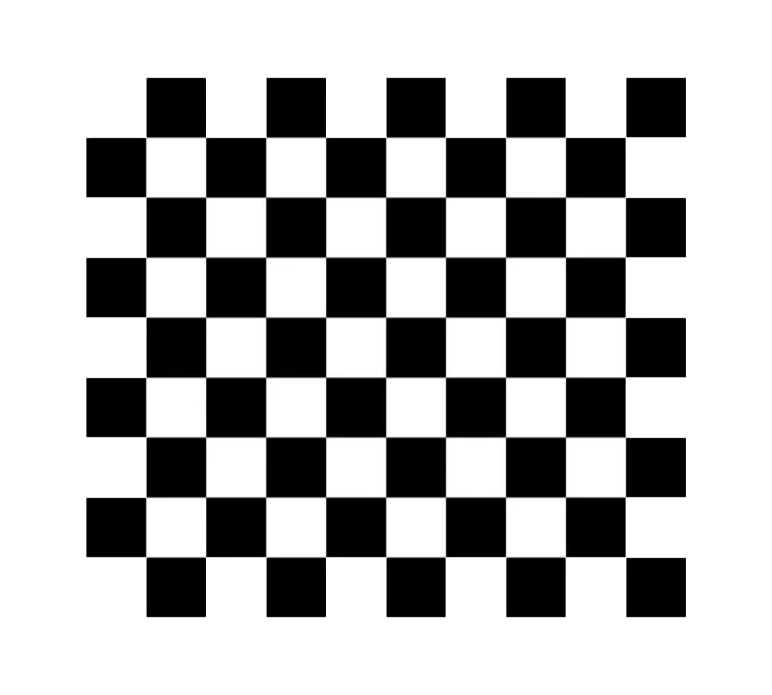
#> input picture AR_Video/chess.png, 772 x 695 px
$ python find2.py
#> lines starting #> are read from the running program, lines starting #| are printed output that depends on the picture
import numpy as np
import cv2

img1 = cv2.imread('chess.png')
#> img1 is the input picture: shape (695, 772, 3); mean B, G, R 178.7, 178.7, 178.7
img2 = cv2.imread('test3.jpg')
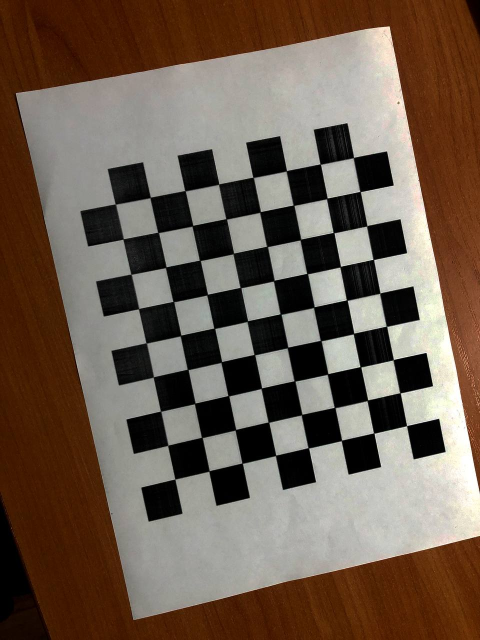
#> input picture AR_Video/test3.jpg, 960 x 1280 px (shown at 1/2 size)
#> img2 is the input picture: shape (1280, 960, 3); mean B, G, R 79.8, 93.3, 109.7
img1 = cv2.resize(img1, (int(img1.shape[1] / 2), int(img1.shape[0] / 2)))
#> img1: shape (347, 386, 3)
img2 = cv2.resize(img2, (int(img2.shape[1] / 2), int(img2.shape[0] / 2)))
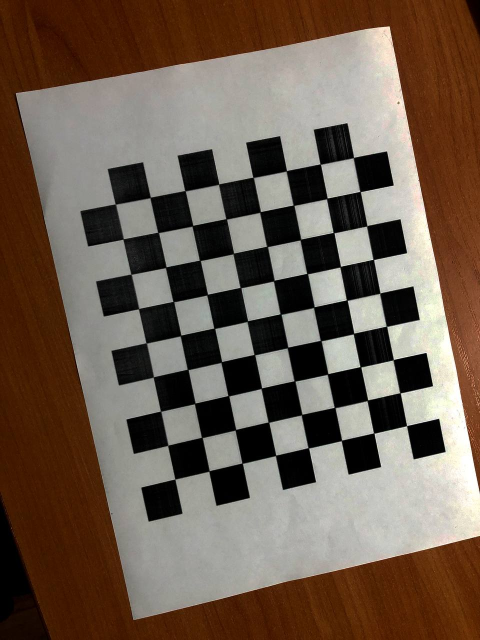
#> img2: shape (640, 480, 3); mean B, G, R 80, 93.4, 109.8

sift = cv2.SIFT_create()
bf = cv2.BFMatcher(cv2.NORM_L2, crossCheck=True)

keypoints1, descriptors1 = sift.detectAndCompute(img1, None)
#> keypoints1 = 371 keypoints; strongest (x, y, size): (329, 53, 20.4), (329, 294, 20.4), (329, 173, 19.6), (56, 143, 19.5)
keypoints2, descriptors2 = sift.detectAndCompute(img2, None)
#> keypoints2 = 600 keypoints; strongest (x, y, size): (427, 439, 22.5), (415, 373, 22.1), (389, 239, 22.5), (375, 171, 22.6)

matches = bf.match(descriptors1, descriptors2)
#> matches = 83 matches
matches = sorted(matches, key=lambda x: x.distance)
good_matches = matches[:100]
#> good_matches = 83 matches

src_pts = np.float32([keypoints1[m.queryIdx].pt for m in good_matches]).reshape(-1, 1, 2)
#> src_pts = 83 rows, first 8: [147.9, 173.3], [147.9, 173.3], [177.9, 173.4], [237.8, 173.4], [147.9, 173.3], [161.4, 40.09], [177.9, 173.4], [341.4, 100.1]
dst_pts = np.float32([keypoints2[m.trainIdx].pt for m in good_matches]).reshape(-1, 1, 2)
#> dst_pts = 83 rows, first 8: [227.7, 308.4], [227.7, 308.4], [194.5, 315.3], [194.5, 315.3], [241.9, 375.3], [140.8, 165.3], [194.5, 315.3], [344.6, 127.2]
M, mask = cv2.findHomography(src_pts, dst_pts, cv2.RANSAC, 5.0)
#> M = [[0.251, -1.15, 412.1], [1.14, 0.189, 61.14], [7.23e-05, -0.000144, 1]]; mask = 83 values, max 1 at index 18, min 0 at index 0, mean 0.313
matchesMask = mask.ravel().tolist()
#> matchesMask has the same summary as mask

h, w = img1.shape[:2]
#> h = 347; w = 386
pts = np.float32([[0, 0], [0, h - 1], [w - 1, h - 1], [w - 1, 0]]).reshape(-1, 1, 2)
#> pts = [[0, 0], [0, 346], [385, 346], [385, 0]]

dst = cv2.perspectiveTransform(pts, M)
#> dst = [[412.1, 61.14], [16.24, 133.2], [114.4, 579.2], [494.9, 487.5]]
dst += (w, 0)
#> dst = [[798.1, 61.14], [402.2, 133.2], [500.4, 579.2], [880.9, 487.5]]

img3 = cv2.drawMatches(img1, keypoints1, img2, keypoints2, good_matches, None)
img3 = cv2.polylines(img3, [np.int32(dst)], True, (0, 0, 255), 3, cv2.LINE_AA)
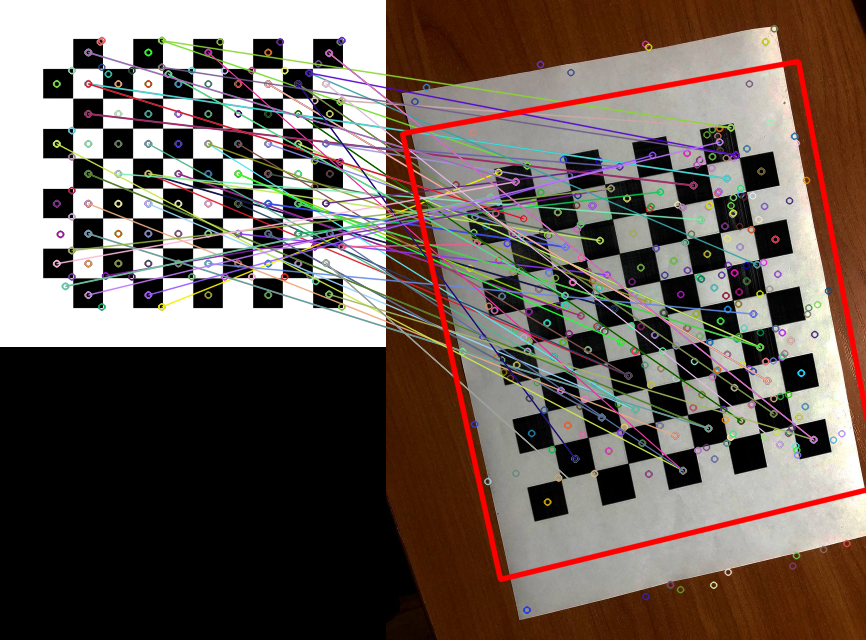
#> img3: shape (640, 866, 3); mean B, G, R 88.2, 95.3, 107.4

cv2.imshow("result", img3)

#

img_t = cv2.imread("tiger.jpeg")
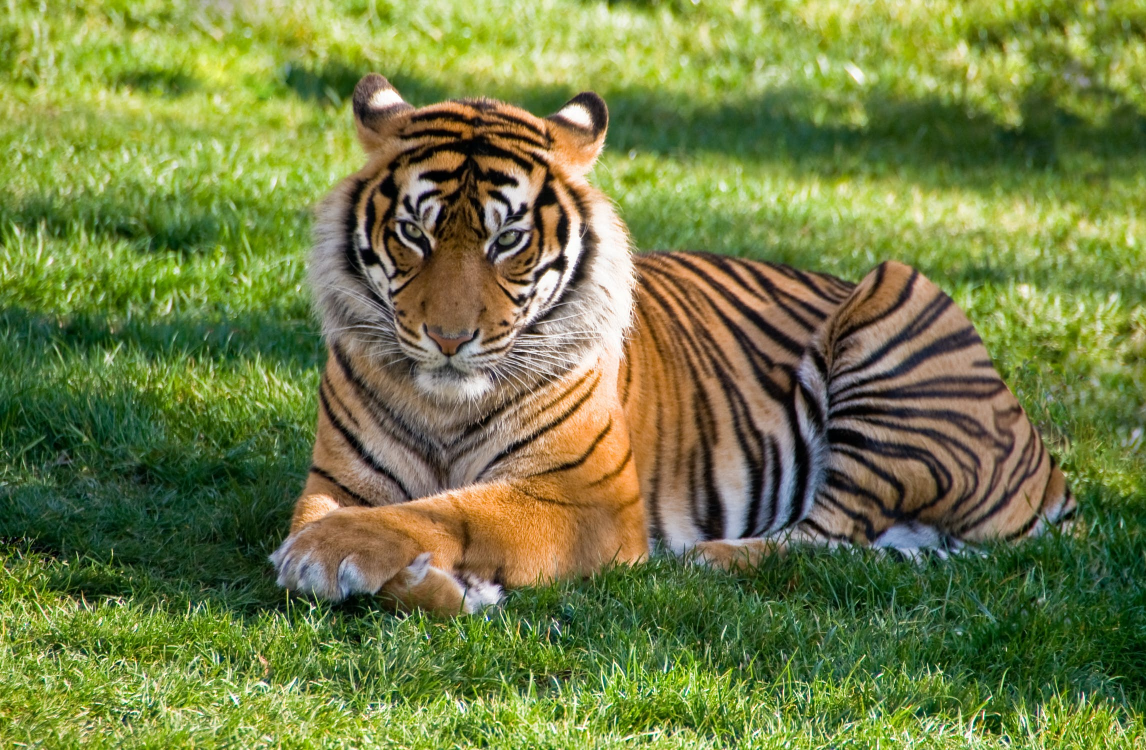
#> input picture AR_Video/tiger.jpeg, 2292 x 1500 px (shown at 1/2 size)
#> img_t is the input picture: shape (1500, 2292, 3); mean B, G, R 67.9, 126.5, 114.6
img_t = cv2.resize(img_t, (int(img_t.shape[1] / 2), int(img_t.shape[0] / 2)))
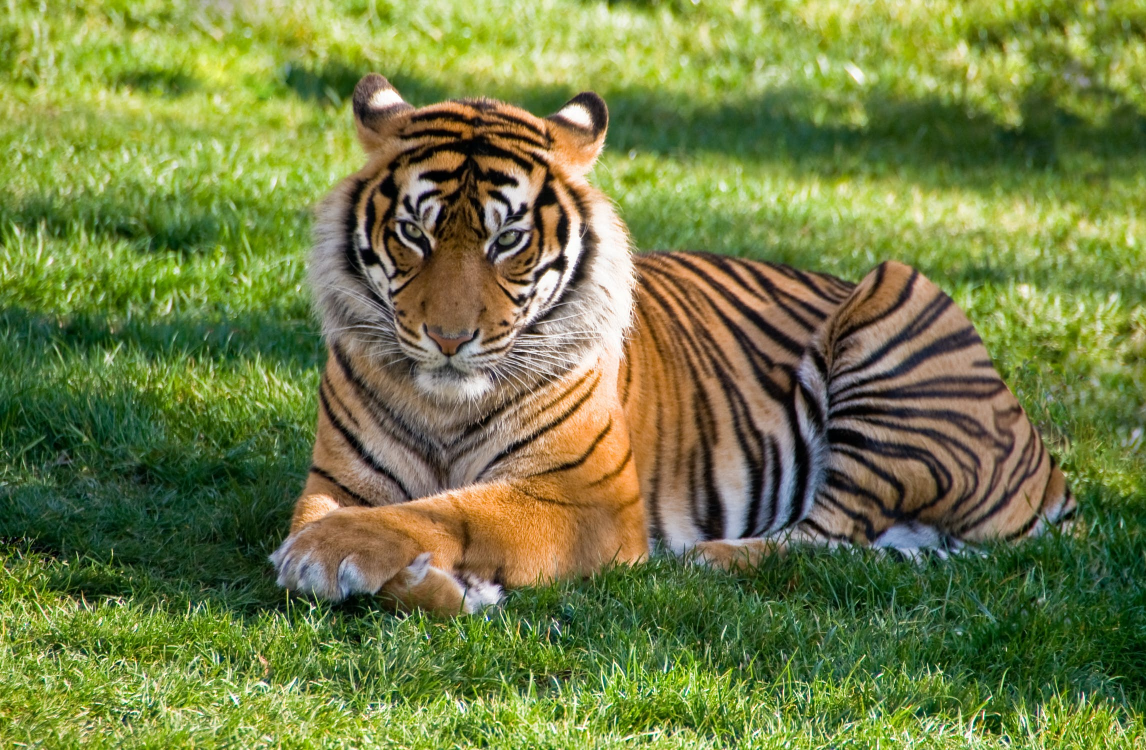
#> img_t: shape (750, 1146, 3); mean B, G, R 68.1, 126.6, 114.8
points2 = np.float32([
    [img_t.shape[1], 0],
    [0, 0],
    [0, img_t.shape[0]],
    [img_t.shape[1], img_t.shape[0]]
])

M = cv2.getPerspectiveTransform(points2, dst)
#> M = [[0.382, 0.15, 402.2], [-0.0601, 0.617, 133.2], [4.57e-05, 3.9e-05, 1]]
img_pers_t = cv2.warpPerspective(img_t, M, [img3.shape[1], img3.shape[0]])
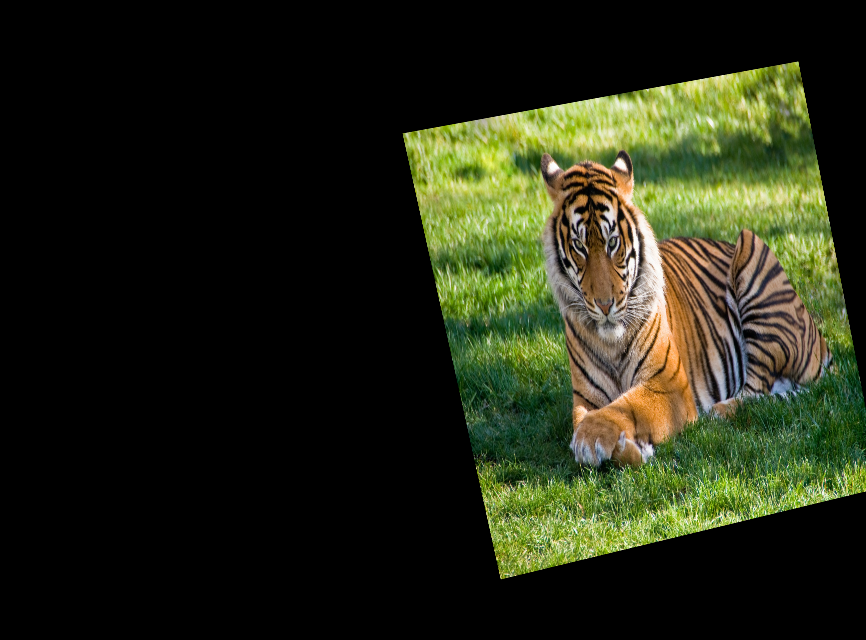
#> img_pers_t: shape (640, 866, 3); mean B, G, R 21.7, 40.4, 36.7

cv2.imshow("tiger", img_pers_t)

cont = np.array(dst, np.int32).reshape((-1, 1, 2))
#> cont = [[798, 61], [402, 133], [500, 579], [880, 487]]
mask = np.zeros(img_pers_t.shape, dtype=img_pers_t.dtype)
mask = cv2.fillPoly(mask, [cont], (255))
cv2.imshow("mask", mask)

for i in range(0, img_pers_t.shape[0]):
    for j in range(0, img_pers_t.shape[1]):
        if mask[i, j][0] != 0:
            img3[i, j] = img_pers_t[i, j]
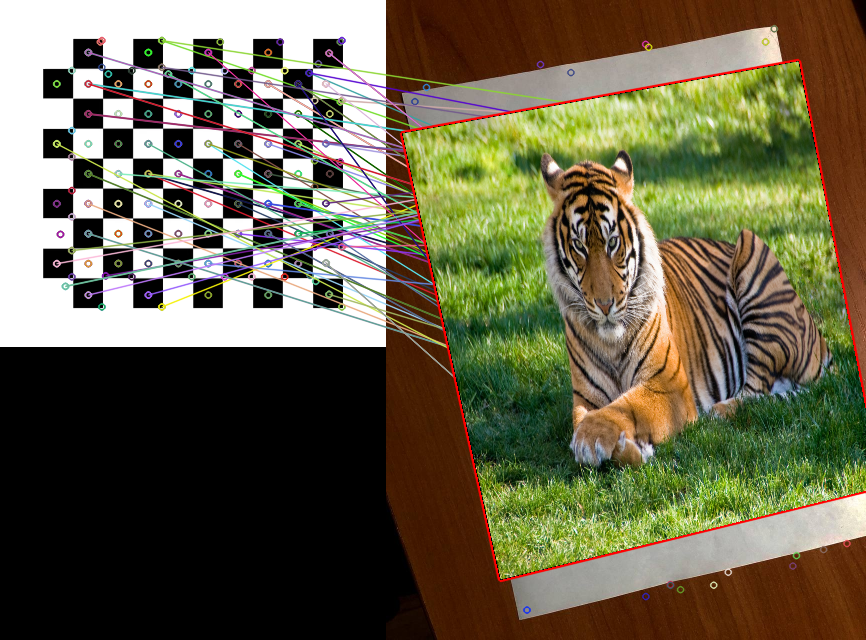
#> img3: shape (640, 866, 3); mean B, G, R 74.6, 98.7, 104.3
cv2.imshow("res", img3)

cv2.waitKey(0)
